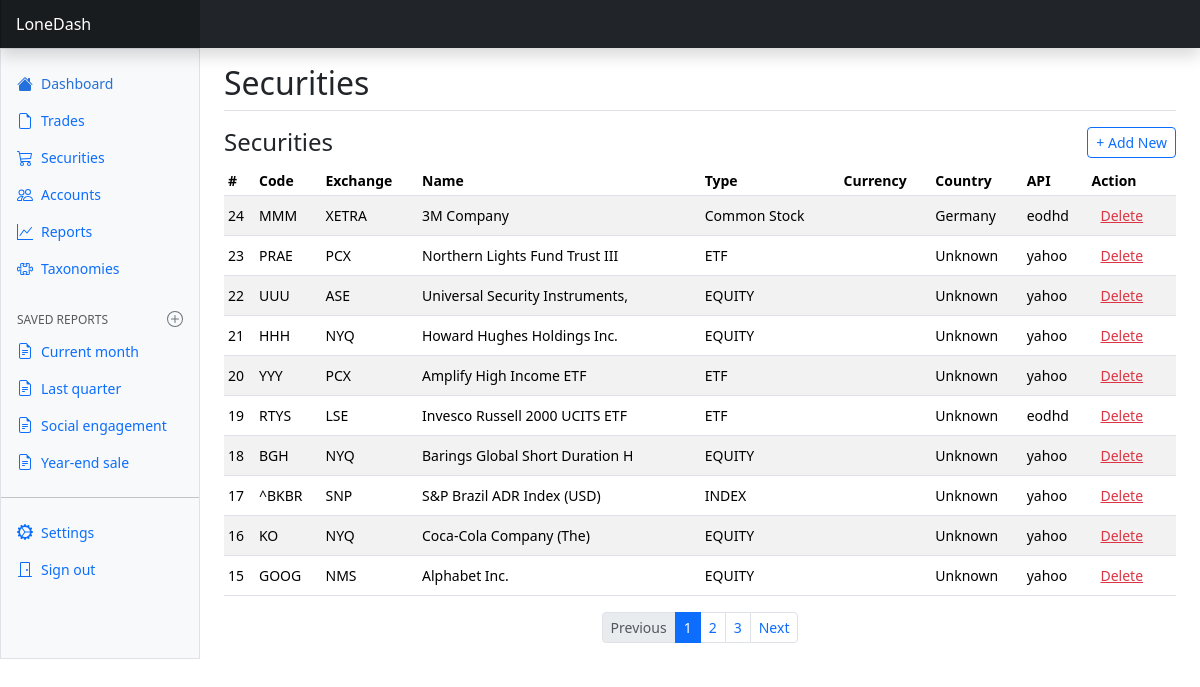
Page /securities/ (signed in) on the earlier database version.
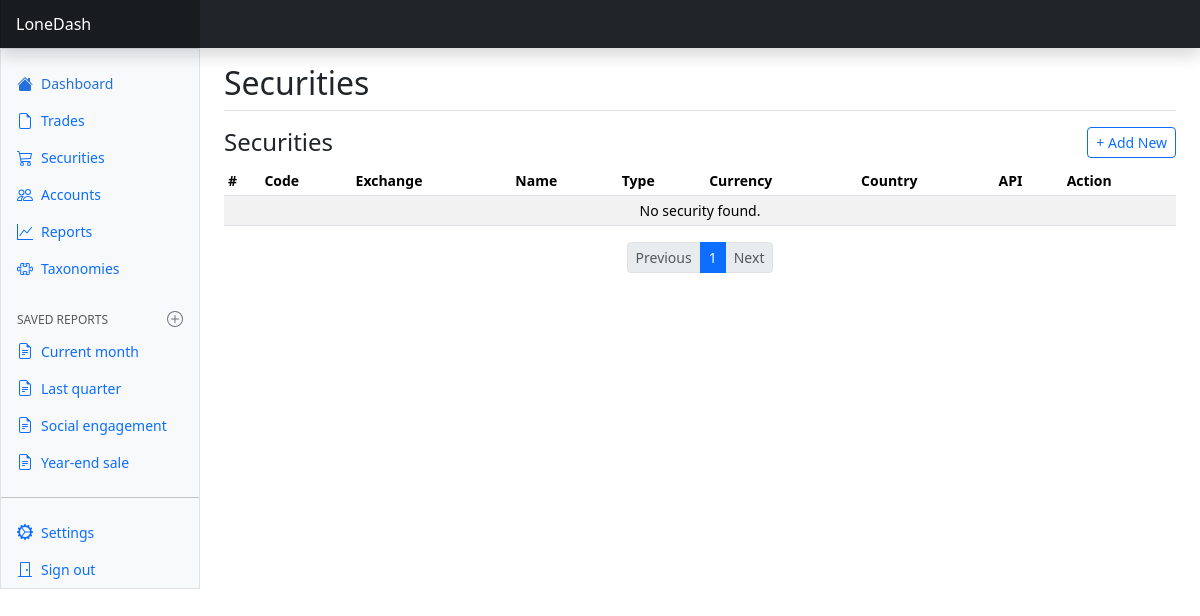
Same page on the later database version.
### dash/models.py (models this page shows, shortened)
class Security(models.Model):
    country = models.ForeignKey(Country, on_delete=models.CASCADE, related_name='country')
    user = models.ForeignKey(User, on_delete=models.CASCADE, related_name='security')
    code = models.CharField(max_length=10)
    exchange = models.CharField(max_length=20)
    name = models.CharField(max_length=255)
    type = models.CharField(max_length=255, blank=True)
    isin = models.CharField(max_length=20, blank=True)
    close = models.DecimalField(max_digits=16, decimal_places=2, default=0)
    date = models.DateField(default=date.today)
    api_source = models.CharField(max_length=50, blank=True, null=True)
    industry = models.CharField(max_length=100, blank=True)
    sector = models.CharField(max_length=100, blank=True)
    website = models.URLField(blank=True)
    description = models.TextField(blank=True)
    class Meta:
        constraints = [
            models.UniqueConstraint(fields=['user', 'code'], name='unique_user_code')
        ]
        indexes = [
            models.Index(fields=['user', 'code']),
        ]

class Country(models.Model):
    iso_code = models.CharField(max_length=3, unique=True)  # e.g. 'US', 'VN'
    name = models.CharField(max_length=100)
    currency = models.CharField(max_length=10, default='USD')
    def __str__(self):
        return self.name

### dash/views.py (the view)
# urls.py: path('securities/', securities_view, name='securities'),
def securities_view(request):
    securities_list = Security.objects.filter(user=request.user).order_by('-id')
    securities_paginator = Paginator(securities_list, 10)
    securities_page = securities_paginator.get_page(request.GET.get('page'))
    svg_content = get_icons_svg()
    return render(request, "securities.html", {'icons_svg': svg_content, 'securities' : securities_page,})

### dash/views.py (called while the page is built)
def get_icons_svg():
    current_dir = os.path.dirname(__file__)
    svg_path = os.path.join(current_dir, 'static', 'icons', 'icons.svg')
    with open(svg_path, 'r', encoding='utf-8') as f:
        return f.read()

### dash/templates/securities.html (shortened to what this page needs)
{% extends "base.html" %}
{% block content %}
<main class="col-md-9 ms-sm-auto col-lg-10 px-md-4">
    <div
        class="d-flex justify-content-between flex-wrap flex-md-nowrap align-items-center pt-3 pb-2 mb-3 border-bottom">
        <h2 class="mb-0">Securities</h2>
    </div>
    <div class="d-flex justify-content-between align-items-center mb-2">
        <h4 class="mb-0">Securities</h4>
        <button type="button" class="btn btn-sm btn-outline-primary" id="btn-add-security">+ Add New</button>
    </div>
    <div class="table-responsive small">
        <table class="table table-striped table-sm">
            <thead>
                <tr>
                    <th scope="col">#</th>
                    <th scope="col">Code</th>
                    <th scope="col">Exchange</th>
                    <th scope="col">Name</th>
                    <th scope="col">Type</th>
                    <th scope="col">Currency</th>
                    <th scope="col">Country</th>
                    <th scope="col">API</th>
                    <th scope="col">Action</th>
                </tr>
            </thead>
            <tbody>
                {% for security in securities %}
                <tr>
                    <td>{{ security.id }}</td>
                    <td>{{ security.code }}</td>
                    <td>{{ security.exchange }}</td>
                    <td>{{ security.name}}</td>
                    <td>{{ security.type}}</td>
                    <td>{{ security.currency}}</td>
                    <td>{{ security.country }}</td>
                    <td>{{ security.api_source}}</td>
                    <td>
                        <button class="btn btn-sm btn-link text-danger btn-delete-security"
                            data-id="{{ security.id }}">Delete</button>
                    </td>
                </tr>
                {% empty %}
                <tr>
                    <td colspan="9" class="text-center">No security found.</td>
                </tr>
                {% endfor %}
            </tbody>
        </table>
    </div>
    <nav>
        <ul class="pagination pagination-sm justify-content-center">
            {% if securities.has_previous %}
            <li class="page-item">
                <a class="page-link" href="?page={{ securities.previous_page_number }}">Previous</a>
            </li>
            {% else %}
            <li class="page-item disabled"><span class="page-link">Previous</span></li>
            {% endif %}
            {% for num in securities.paginator.page_range %}
            <li class="page-item {% if securities.number == num %}active{% endif %}">
                <a class="page-link" href="?page={{ num }}">{{ num }}</a>
            </li>
            {% endfor %}
            {% if securities.has_next %}
            <li class="page-item">
                <a class="page-link" href="?page={{ securities.next_page_number }}">Next</a>
            </li>
            {% else %}
            <li class="page-item disabled"><span class="page-link">Next</span></li>
            {% endif %}
        </ul>
    </nav>
</main>
{% endblock %}
{% block page_scripts %}
{% load static %}
{% endblock %}

Differences in the rows shown:
removed Security: id "24", code "MMM", exchange "XETRA", name "3M Company", type "Common Stock", country "Germany", api_source "eodhd"
removed Security: id "23", code "PRAE", exchange "PCX", name "Northern Lights Fund Trust III", type "ETF", country "Unknown", api_source "yahoo"
removed Security: id "22", code "UUU", exchange "ASE", name "Universal Security Instruments,", type "EQUITY", country "Unknown", api_source "yahoo"
removed Security: id "21", code "HHH", exchange "NYQ", name "Howard Hughes Holdings Inc.", type "EQUITY", country "Unknown", api_source "yahoo"
removed Security: id "20", code "YYY", exchange "PCX", name "Amplify High Income ETF", type "ETF", country "Unknown", api_source "yahoo"
removed Security: id "19", code "RTYS", exchange "LSE", name "Invesco Russell 2000 UCITS ETF", type "ETF", country "Unknown", api_source "eodhd"
removed Security: id "18", code "BGH", exchange "NYQ", name "Barings Global Short Duration H", type "EQUITY", country "Unknown", api_source "yahoo"
removed Security: id "17", code "^BKBR", exchange "SNP", name "S&P Brazil ADR Index (USD)", type "INDEX", country "Unknown", api_source "yahoo"
removed Security: id "16", code "KO", exchange "NYQ", name "Coca-Cola Company (The)", type "EQUITY", country "Unknown", api_source "yahoo"
removed Security: id "15", code "GOOG", exchange "NMS", name "Alphabet Inc.", type "EQUITY", country "Unknown", api_source "yahoo"
Other differences:
text now shown: "No security found."
list line gone: "2"
list line gone: "3"
